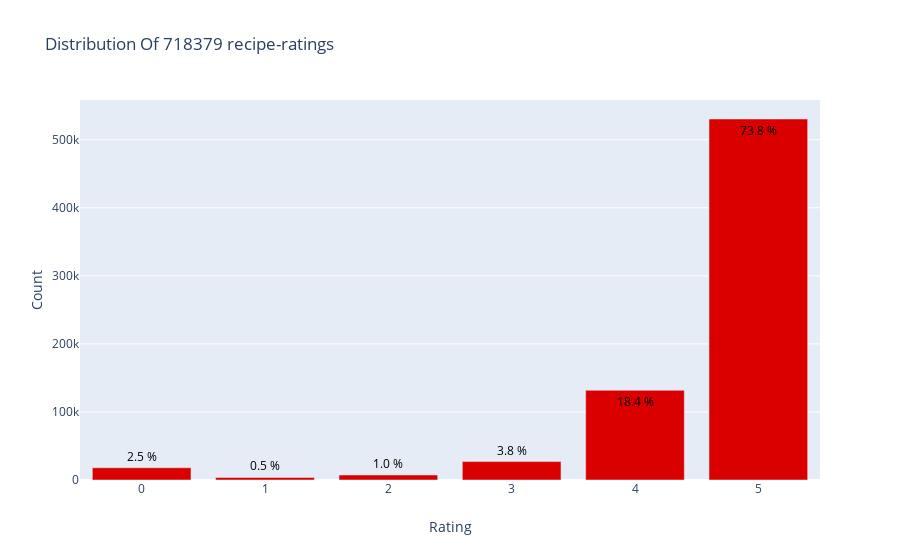

Notebook code cell kept with this figure:
### Code cell
### How are the ratings distributed

# Get data
data = df['rating'].value_counts().sort_index(ascending=False)

# Create trace
trace = go.Bar(x = data.index,
               text = ['{:.1f} %'.format(val) for val in (data.values / df.shape[0] * 100)],
               textposition = 'auto',
               textfont = dict(color = '#000000'),
               y = data.values,
               marker = dict(color = '#db0000'))
# Create layout
layout = dict(title = 'Distribution Of {} recipe-ratings'.format(df.shape[0]),
              xaxis = dict(title = 'Rating'),
              yaxis = dict(title = 'Count'))
# Create plot
fig = go.Figure(data=[trace], layout=layout)
iplot(fig)

### Figure 1 — Plotly figure (JSON) as saved in the notebook; plotly's stock layout.template omitted (floating-point values rounded to 4 significant figures)
{"data": [{"marker": {"color": "#db0000"}, "text": ["73.8 %", "18.4 %", "3.8 %", "1.0 %", "0.5 %", "2.5 %"], "textfont": {"color": "#000000"}, "textposition": "auto", "type": "bar", "x": [5, 4, 3, 2, 1, 0], "y": [530417, 131846, 27058, 7336, 3722, 18000]}], "layout": {"title": {"text": "Distribution Of 718379 recipe-ratings"}, "xaxis": {"title": {"text": "Rating"}}, "yaxis": {"title": {"text": "Count"}}}}
